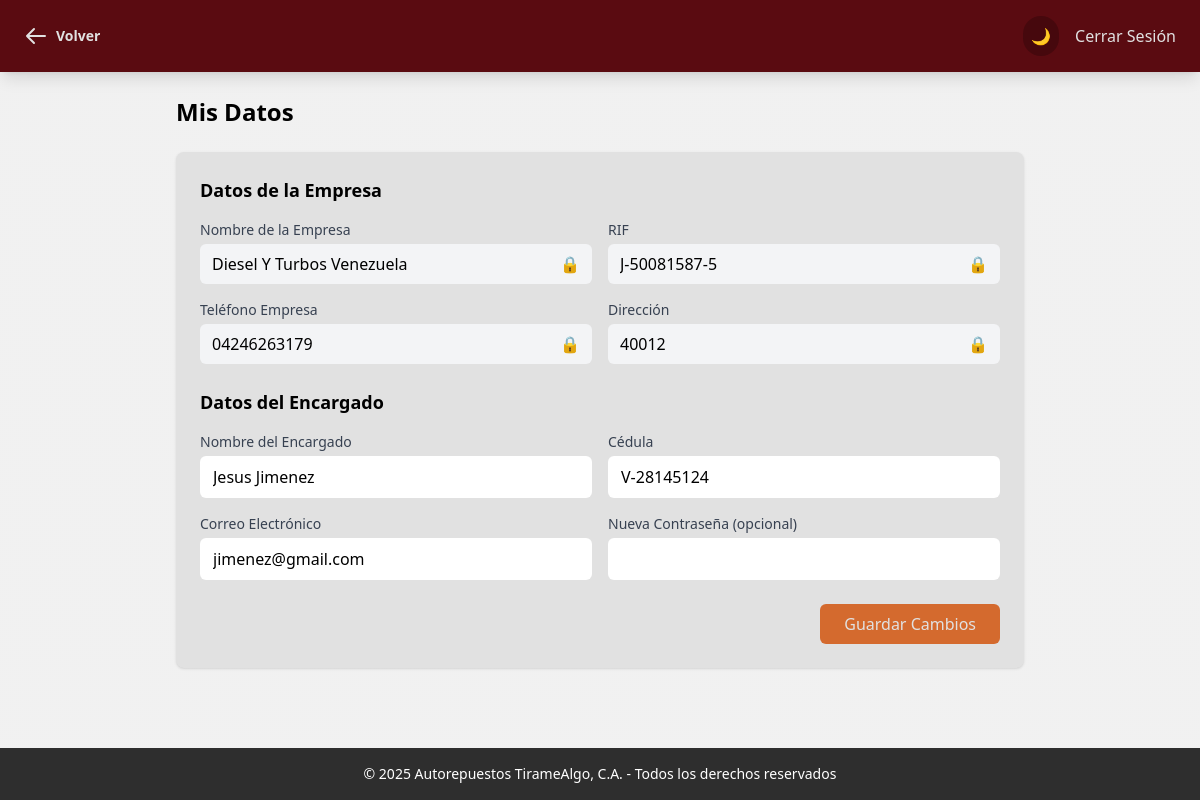
Page /panelCliente/datosCliente.php (signed in) on the earlier database version.
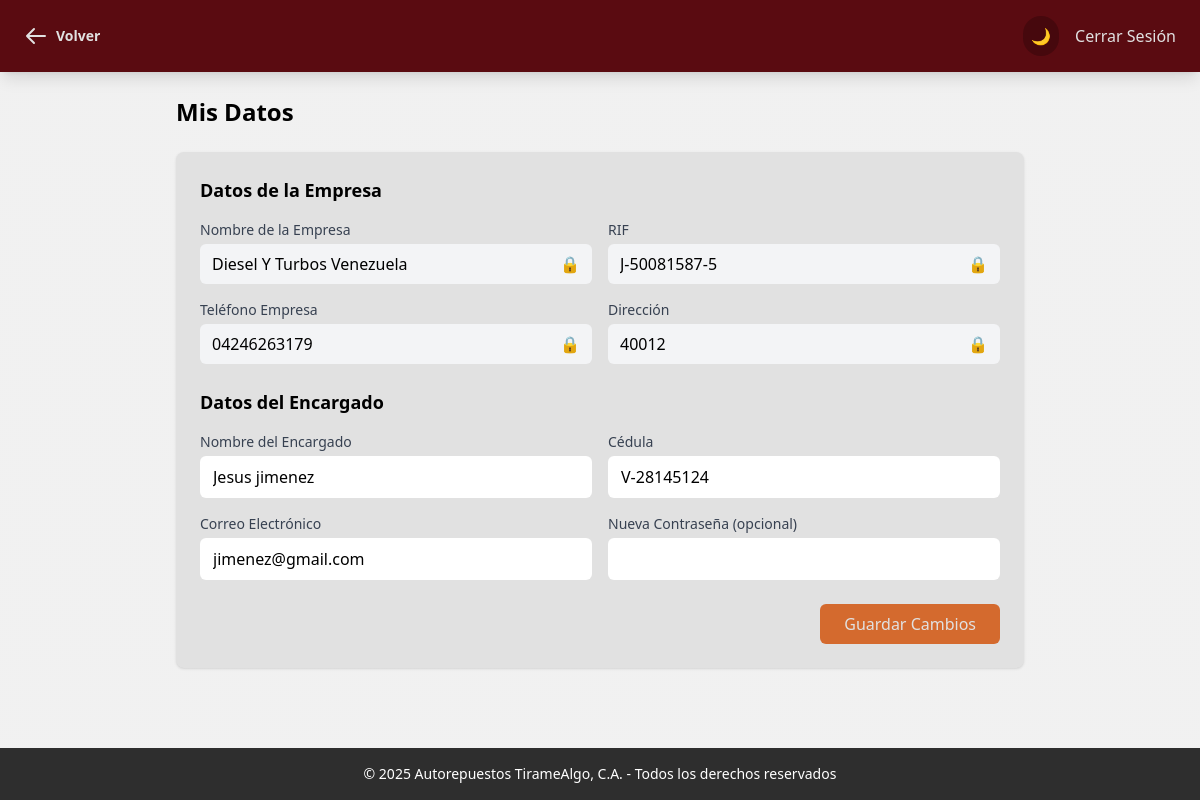
Same page on the later database version.
### tables this page shows
CREATE TABLE `clientes` (
  `id` int(11) NOT NULL,
  `nombre_empresa` varchar(60) NOT NULL,
  `rif` varchar(15) NOT NULL,
  `telefono_empresa` varchar(13) NOT NULL,
  `direccion` varchar(255) NOT NULL,
  `nombre_encargado` varchar(60) NOT NULL,
  `cedula_encargado` varchar(13) NOT NULL,
  `telefono_encargado` varchar(13) NOT NULL,
  `correo` varchar(60) DEFAULT NULL,
  `contrasena` varchar(16) NOT NULL,
  `estado_cliente` enum('Activo','Inactivo') DEFAULT 'Activo',
  `intentos` int(11) NOT NULL DEFAULT 0
);

### panelCliente/datosCliente.php (the view, shortened to what the changed rows need)
<?php
require '../logica/conexionbdd.php';
$client_id = $_SESSION['id'];
$stmt = $conn->prepare("SELECT * FROM clientes WHERE id = ?");
$stmt->bind_param("i", $client_id);
$stmt->execute();
$result = $stmt->get_result();
$client_data = $result->fetch_assoc();
?>
<!DOCTYPE html>
<html lang="es" class="dark">
<head>
  <script src="https://cdn.tailwindcss.com"></script>
    <script src="../js/tailwind_config.js"></script>
    <link rel="stylesheet" href="../css/global_style.css">
</head>
<body class="bg-pattern transition-colors duration-200">
  <main class="pt-24 px-6 pb-20 max-w-4xl mx-auto">
    <h2 class="text-2xl font-bold mb-6 dark:text-white">Mis Datos</h2>
    <form method="POST" class="bg-custom-silver dark:bg-custom-steelDark shadow rounded-lg p-6">
      <div class="mb-6">
        <div class="grid grid-cols-1 md:grid-cols-2 gap-4">
          <div>
            <div class="relative">
              <input type="text" value="<?php echo htmlspecialchars($client_data['nombre_empresa']); ?>"
                class="w-full px-3 py-2 bg-gray-100 dark:bg-custom-gray dark:text-custom-silverLight rounded-md pr-10" readonly>
              <span class="absolute right-3 top-1/2 transform -translate-y-1/2 text-gray-500">🔒</span>
            </div>
          </div>
          <div>
            <div class="relative">
              <input type="text" value="<?php echo htmlspecialchars($client_data['rif']); ?>"
                class="w-full px-3 py-2 bg-gray-100 dark:bg-custom-gray dark:text-custom-silverLight rounded-md pr-10" readonly>
              <span class="absolute right-3 top-1/2 transform -translate-y-1/2 text-gray-500">🔒</span>
            </div>
          </div>
          <div>
            <div class="relative">
              <input type="text" value="<?php echo htmlspecialchars($client_data['telefono_empresa']); ?>"
                class="w-full px-3 py-2 bg-gray-100 dark:bg-custom-gray dark:text-custom-silverLight rounded-md pr-10" readonly>
              <span class="absolute right-3 top-1/2 transform -translate-y-1/2 text-gray-500">🔒</span>
            </div>
          </div>
          <div>
            <div class="relative">
              <input type="text" value="<?php echo htmlspecialchars($client_data['direccion']); ?>"
                class="w-full px-3 py-2 bg-gray-100 dark:bg-custom-gray dark:text-custom-silverLight rounded-md pr-10" readonly>
              <span class="absolute right-3 top-1/2 transform -translate-y-1/2 text-gray-500">🔒</span>
            </div>
          </div>
        </div>
      </div>
      <div class="mb-6">
        <div class="grid grid-cols-1 md:grid-cols-2 gap-4">
          <div>
            <label class="block text-sm font-medium text-gray-700 dark:text-gray-300 mb-1">Nombre del Encargado</label>
            <input type="text" name="nombre_encargado" value="<?php echo htmlspecialchars($client_data['nombre_encargado']); ?>"
              class="w-full px-3 py-2 border border-transparent dark:border-transparent rounded-md dark:bg-custom-gray dark:text-custom-silverLight focus:border-blue-500 dark:focus:border-blue-400 transition-colors duration-200">
          </div>
          <div>
            <label class="block text-sm font-medium text-gray-700 dark:text-gray-300 mb-1">Cédula</label>
            <input type="text" name="cedula_encargado" value="<?php echo htmlspecialchars($client_data['cedula_encargado']); ?>"
              class="w-full px-3 py-2 border border-transparent dark:border-transparent rounded-md dark:bg-custom-gray dark:text-custom-silverLight focus:border-blue-500 dark:focus:border-blue-400 transition-colors duration-200">
          </div>
          <div>
            <label class="block text-sm font-medium text-gray-700 dark:text-gray-300 mb-1">Correo Electrónico</label>
            <input type="email" name="correo" value="<?php echo htmlspecialchars($client_data['correo']); ?>"
              class="w-full px-3 py-2 border border-transparent dark:border-transparent rounded-md dark:bg-custom-gray dark:text-custom-silverLight focus:border-blue-500 dark:focus:border-blue-400 transition-colors duration-200">
          </div>
        </div>
      </div>
    </form>
  </main>
</body>
</html>

Differences in the rows shown:
changed clientes "Diesel Y Turbos Venezuela": nombre_encargado "Jesus Jimenez" → "Jesus jimenez"
